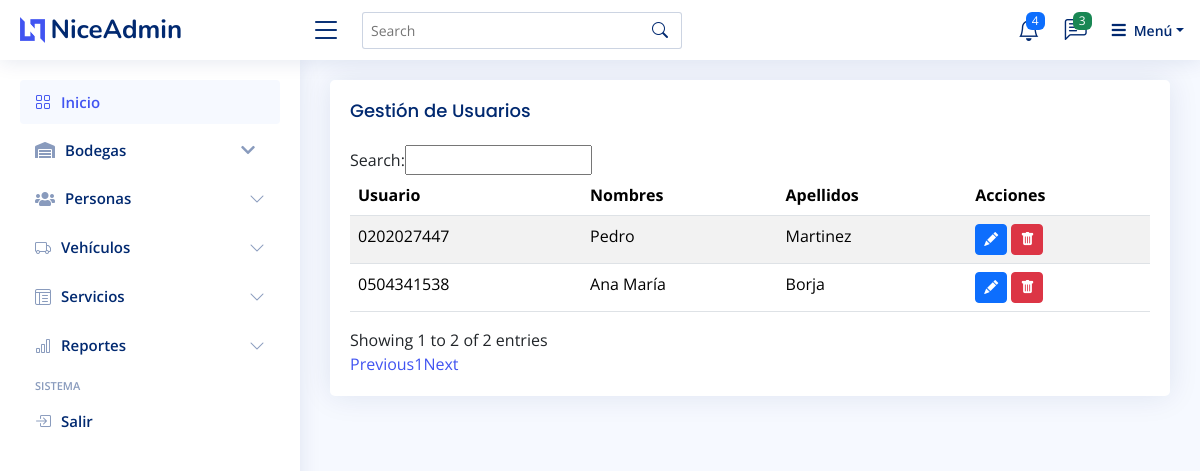
The app's page /app/?p=usuarios (signed in) with its own data.
### tables this page shows
CREATE TABLE `usuarios` (
  `id_usuario` int(11) NOT NULL,
  `nombres` varchar(200) NOT NULL,
  `apellidos` varchar(200) NOT NULL,
  `username` varchar(250) NOT NULL,
  `password` varchar(250) NOT NULL,
  `nivel` int(1) NOT NULL
);

### app/usuarios.php (the view, shortened to what this page needs)
<?php
require_once 'conexion.php';
$sql = "SELECT * FROM usuarios WHERE nivel = 0 and id_usuario != 1";
$query = $pdo->prepare($sql);
$query->execute();
$resultado = $query->fetchAll();
?>
<main id="main" class="main">
  <section class="section">
    <div class="row">
      <div class="col-lg-12">
        <div class="card">
          <div class="card-body">
            <h5 class="card-title">Gestión de Usuarios</h5>
            <table class="table table-striped" id="tabla_usuarios">
              <thead>
                <tr>
                  <th>Usuario</th>
                  <th>Nombres</th>
                  <th>Apellidos</th>
                  <th>Acciones</th>
                </tr>
              </thead>
              <tbody>
                <?php foreach ($resultado as $dato): ?>
                <tr>
                  <td><?php echo $dato['username']; ?></td>
                  <td><?php echo $dato['nombres']; ?></td>
                  <td><?php echo $dato['apellidos']; ?></td>
                  <td>
                    <a href="?p=editar_usuario&id=<?php echo $dato['id_usuario']; ?>" class="btn btn-primary btn-sm">
                      <i class="bi bi-pencil-fill"></i>
                    </a>
                    <a href="?p=eliminar_usuario&id=<?php echo $dato['id_usuario']; ?>" class="btn btn-danger btn-sm">
                      <i class="bi bi-trash-fill"></i>
                    </a>
                  </td>
                </tr>
                <?php endforeach; ?>
              </tbody>
            </table>
          </div>
        </div>
      </div>
    </div>
  </section>
</main>

### app/assets/css/style.css (style rules this page uses)
:root { scroll-behavior: smooth; }
body { font-family: "Open Sans", sans-serif; background: #f6f9ff; color: #444444; }
a { color: #4154f1; text-decoration: none; }
h1, h2, h3, h4, h5, h6 { font-family: "Nunito", sans-serif; }
#main { margin-top: 60px; padding: 20px 30px; transition: all 0.3s; }
.card { margin-bottom: 30px; border: none; border-radius: 5px; box-shadow: 0px 0 30px rgba(1, 41, 112, 0.1); }
.card-title { padding: 20px 0 15px 0; font-size: 18px; font-weight: 500; color: #012970; font-family: "Poppins", sans-serif; }
.card-body { padding: 0 20px 20px 20px; }
@media (min-width: 1200px) { #main, #footer { margin-left: 300px; } }

### records on screen
usuarios: username "0202027447", nombres "Pedro", apellidos "Martinez"
usuarios: username "0504341538", nombres "Ana María", apellidos "Borja"
